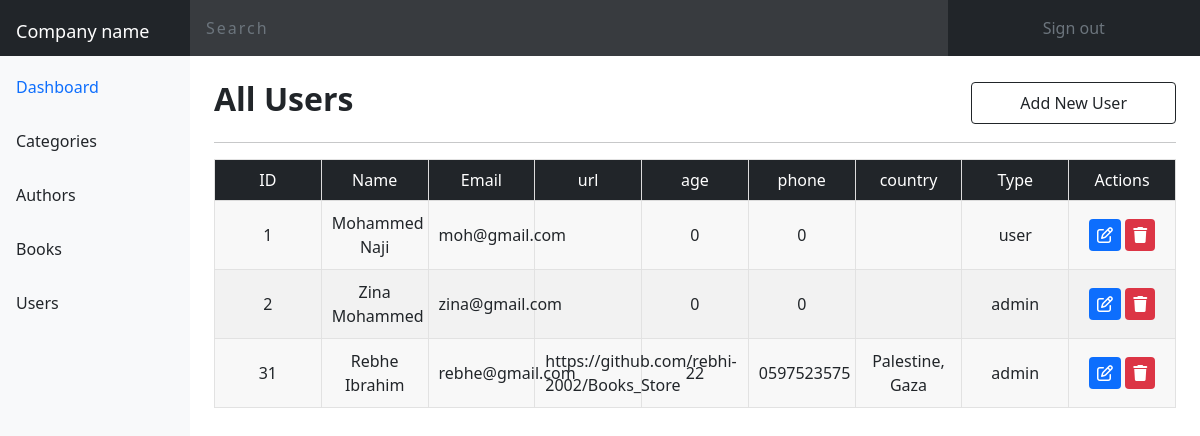
Screenshot of /admin/users.php (signed in) with the database file from the repository.
### tables this page shows
CREATE TABLE `users` (
  `id` int(11) NOT NULL,
  `name` varchar(200) NOT NULL,
  `email` varchar(200) NOT NULL,
  `password` varchar(200) NOT NULL,
  `type` varchar(5) NOT NULL DEFAULT 'user',
  `url` varchar(200) NOT NULL,
  `age` int(3) NOT NULL,
  `phone` varchar(20) NOT NULL,
  `country` varchar(200) NOT NULL
);

### admin/users.php (the view)
<?php include "header.php" ?>
<div class="tab-5 p-4">
  <div class="box d-flex justify-content-between align-items-center position-relative">
    <h2 class="fw-600">All Users</h2>
    <a class="btn1 btn bg-transparent rounded-1 border position-absolute end-0 py-2 px-5" href="adduser.php">Add
      New
      User</a>
  </div>
  <hr />
  <div class="box d-flex justify-content-between align-items-center position-relative">
    <table class="w-100">
      <thead>
        <tr class="text-white bg-dark">
          <td class="w-25">ID</td>
          <td class="w-25">Name</td>
          <td class="w-25">Email</td>
          <td class="w-25">url</td>
          <td class="w-25">age</td>
          <td class="w-25">phone</td>
          <td class="w-25">country</td>
          <td class="w-25">Type</td>
          <td class="w-25">Actions</td>
        </tr>
      </thead>
      <tbody>
        <?php
        $sql = "SELECT * FROM users";
        $result = mysqli_query($conn, $sql);
        while ($row = mysqli_fetch_assoc($result)) {
        ?>
          <tr class="lh-base">
            <td data-label="ID"><?php echo $row['id'] ?></td>
            <td data-label="Name"><?php echo $row['name'] ?></td>
            <td data-label="Email"><?php echo $row['email'] ?></td>
            <td data-label="url"><?php echo $row['url'] ?></td>
            <td data-label="age"><?php echo $row['age'] ?></td>
            <td data-label="phone"><?php echo $row['phone'] ?></td>
            <td data-label="country"><?php echo $row['country'] ?></td>
            <td data-label="Type"><?php echo $row['type'] ?></td>
            <td data-label="Actions">
              <a href="edituser.php?edit=<?php echo $row['id'] ?>" class="">
                <i class="icon-ed fa-regular fa-pen-to-square text-white bg-primary p-2 rounded-1"></i>
              </a>
              <a onclick="return confirm('Are you sure?!');" href="deluser.php?del=<?php echo $row['id'] ?>" class="">
                <i class="icon-del fa-solid fa-trash text-white bg-danger p-2 rounded-1"></i>
              </a>
            </td>
          </tr>
        <?php } ?>
      </tbody>
    </table>
  </div>
</div>
</div>
<?php include "footer.php" ?>

### css/style.css (style rules this page uses)
* { -webkit-box-sizing: border-box; -moz-box-sizing: border-box; box-sizing: border-box; }
:root { --main-color: #0d6efd; --main-padding-top: 60px; --main-padding-bottom: 60px; }
html { scroll-behavior: smooth; }
body { background-color: #fff; }
.fw-600 { font-weight: 600; }
.dashboard table tr td { border: 1px solid rgba(226, 226, 226, 0.9725490196); }
.dashboard table tbody tr:nth-child(even) { background-color: rgb(242, 242, 242); }
.dashboard table tbody td a { color: transparent; text-decoration: none; }
.dashboard table tr td { padding: 10px; }
.dashboard .box a { border-color: #212529 !important; }
.dashboard table { border: 1px solid #ccc; border-collapse: collapse; margin: 0; padding: 0; width: 100%; table-layout: fixed; }
.dashboard table tr { background-color: #f8f8f8; border: 1px solid #ddd; padding: 0.35em; }
.dashboard table th, .dashboard table td { padding: 0.625em; text-align: center; }
body { line-height: 1.25; }

### rows the page displays
users: id "1", name "Mohammed Naji", email "moh@gmail.com", age "0", phone "0", type "user"
users: id "2", name "Zina Mohammed", email "zina@gmail.com", age "0", phone "0", type "admin"
users: id "31", name "Rebhe Ibrahim", email "rebhe@gmail.com", url "https://github.com/rebhi-2002/Books_Store", age "22", phone "0597523575", country "Palestine, Gaza", type "admin"
